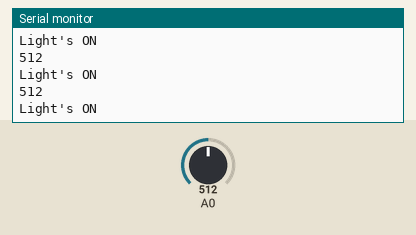
Simulated run of this sketch. Board: Arduino Uno, built with avr-gcc and run on an emulated ATmega328P. Shown: the last lines printed to the serial monitor. Inputs (shaded band) come from the test bench; at power-on: A0 = 512.

Above: at 1.2 s.
1.3 s: A0 set to 490
At 1.71 s:
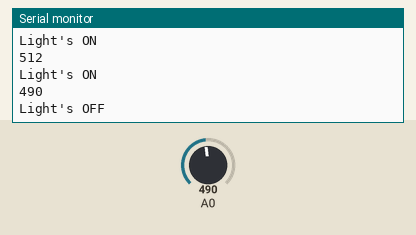
3.3 s: A0 set to 90
At 3.51 s:
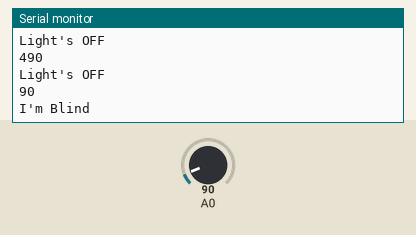
Timing chart, 0 to 6.3 s (numbered marks = the images above; inputs shaded):
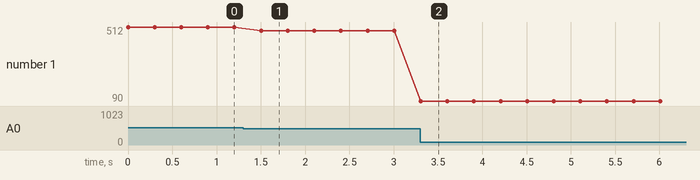

Measured:
- after the input at 1.3 s, the serial monitor: prints a new line after 0.20 s (image 1)
- after the input at 3.3 s, the serial monitor: prints a new line at once (image 2)
- plotted number 1: 512 → 490 after the input at 1.3 s, 490 → 90 after the input at 3.3 s

The sketch:

test_ldr.ino
```cpp
void setup() {
  Serial.begin(9600);

}

void loop()
{

  int dout = analogRead(A0);
  Serial.println(dout);

  if(dout < 100)
  {
    Serial.println("I'm Blind");
  }
  else if(dout>100 && dout < 500) //150 condition
  {
    Serial.println("Light's OFF");
  }
else if (dout>500 && dout < 800) //700 condition
{
  Serial.println("Light's ON");
}

  delay(300);

}
```
